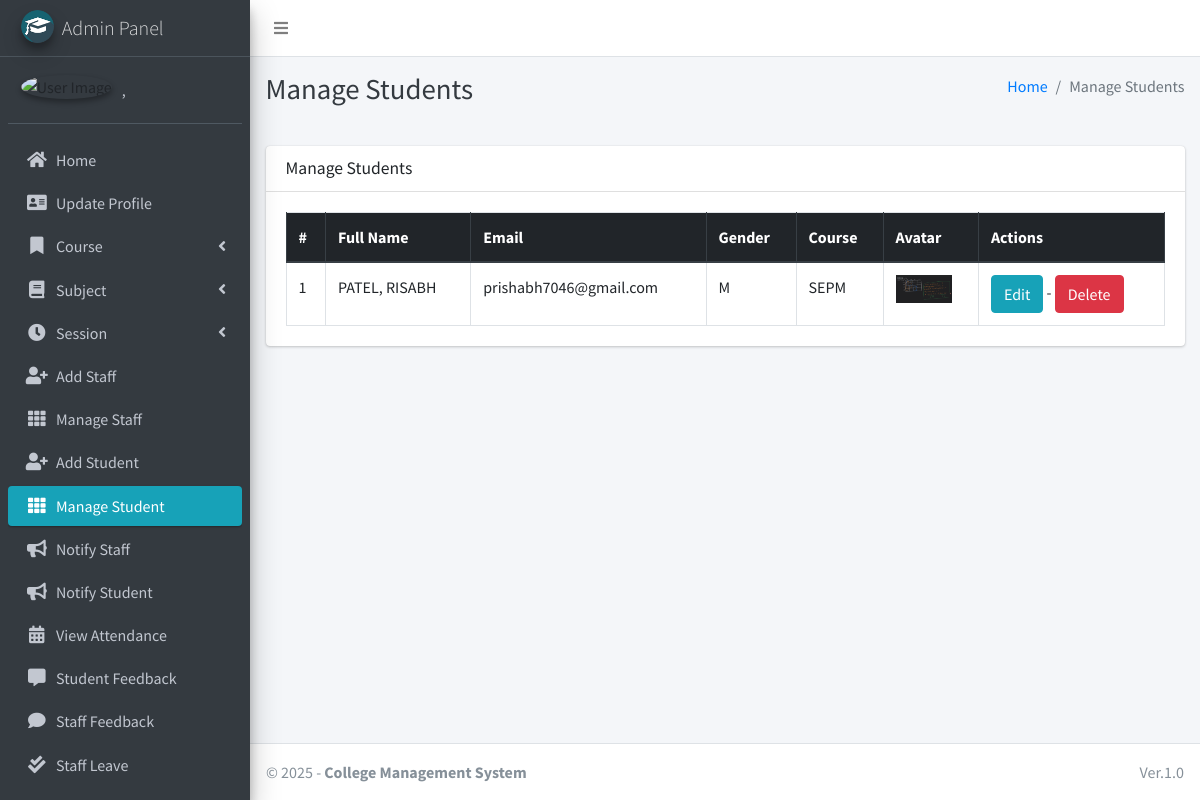
The app's page /student/manage/ (signed in), older data.
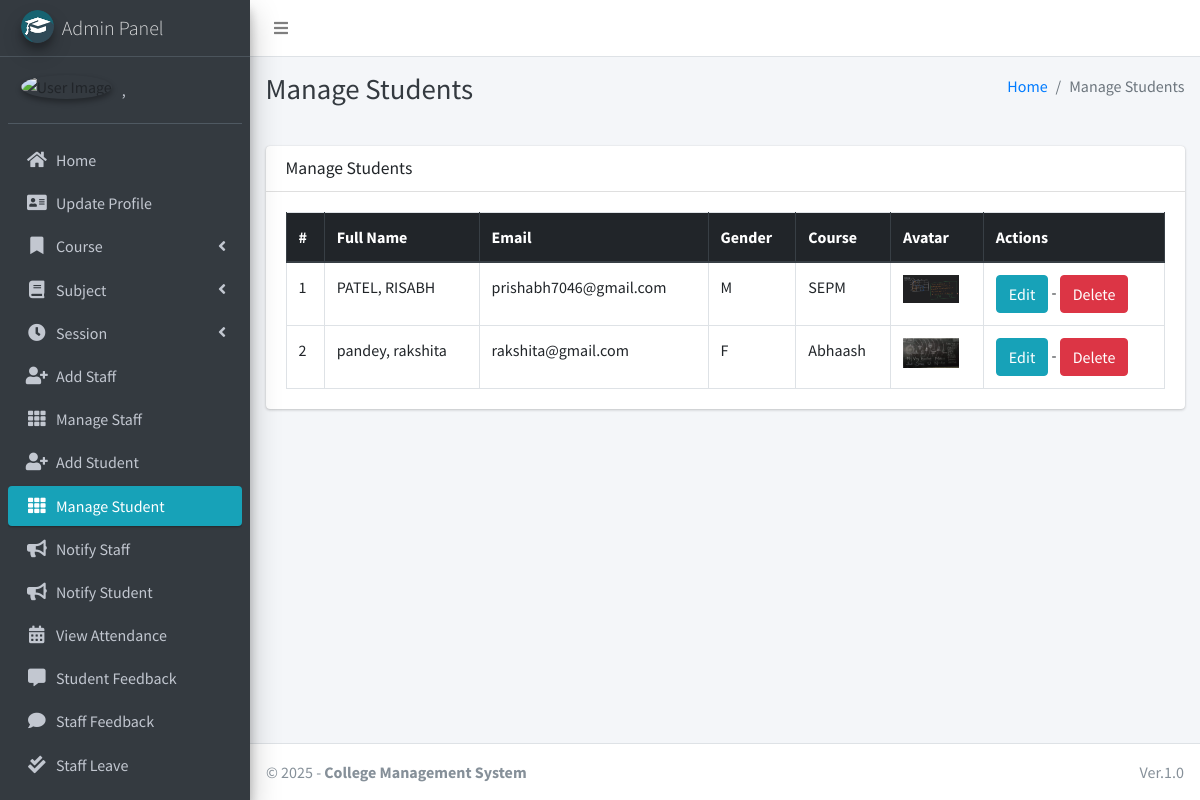
The same page, newer data.
### main_app/models.py (models this page shows, shortened)
class CustomUser(AbstractUser):
    USER_TYPE = ((1, "HOD"), (2, "Staff"), (3, "Student"))
    GENDER = [("M", "Male"), ("F", "Female")]
    username = None  # Removed username, using email instead
    email = models.EmailField(unique=True)
    user_type = models.CharField(default=1, choices=USER_TYPE, max_length=1)
    gender = models.CharField(max_length=1, choices=GENDER)
    profile_pic = models.ImageField()
    address = models.TextField()
    fcm_token = models.TextField(default="")  # For firebase notifications
    created_at = models.DateTimeField(auto_now_add=True)
    updated_at = models.DateTimeField(auto_now=True)
    USERNAME_FIELD = "email"
    REQUIRED_FIELDS = []
    objects = CustomUserManager()
    def __str__(self):
        return self.last_name + ", " + self.first_name

class Student(models.Model):
    admin = models.OneToOneField(CustomUser, on_delete=models.CASCADE)
    course = models.ForeignKey(Course, on_delete=models.DO_NOTHING, null=True, blank=False)
    session = models.ForeignKey(Session, on_delete=models.DO_NOTHING, null=True)

class Course(models.Model):
    name = models.CharField(max_length=120)
    created_at = models.DateTimeField(auto_now_add=True)
    updated_at = models.DateTimeField(auto_now=True)

### main_app/hod_views.py (the view)
# urls.py: path("student/manage/", hod_views.manage_student, name='manage_student'),
def manage_student(request):
    students = CustomUser.objects.filter(user_type=3)
    context = {
        'students': students,
        'page_title': 'Manage Students'
    }
    return render(request, "hod_template/manage_student.html", context)

### main_app/templates/hod_template/manage_student.html
{% extends 'main_app/base.html' %}
{% load static %}
{% block page_title %}{{page_title}}{% endblock page_title %}
{% block content %}
<section class="content">
    <div class="container-fluid">
        <div class="row">
            <div class="col-md-12">
                <div class="card">
                    <div class="card-header">
                        <h3 class="card-title">{{page_title}}</h3>
                    </div>
                    <div class="card-body">
                        <table id="example2" class="table table-bordered table-hover">
                            <thead class="thead-dark">
                                <tr>
                                    <th>#</th>
                                    <th>Full Name</th>
                                    <th>Email</th>
                                    <th>Gender</th>
                                    <th>Course</th>
                                    <th>Avatar</th>
                                    <th>Actions</th>
                                </tr>
                            </thead>
                            <tbody>
                                {% for student in students %}
                                <tr>
                                    <td>{{ forloop.counter }}</td>
                                    <td>{{student.last_name}}, {{student.first_name}}</td>
                                    <td>{{student.email}}</td>
                                    <td>{{student.gender}}</td>
                                    <td>{{student.student.course.name}}</td>
                                    <td>
                                        {% if student.profile_pic == ""  %}
                                        No Image
                                        {% else %}
                                        <img class="img img-fluid mb-2" height="56" width="56"
                                            src="{{student.profile_pic}}" alt="">
                                        {% endif %}
                                    </td>
                                    <td><a href="{% url 'edit_student' student.student.id %}" class="btn btn-info">Edit</a> -
                                        <a href="{% url 'delete_student' student.student.id %}" class="btn btn-danger" onclick="return confirm('Are you sure about this ?')">Delete</a>
                                    </td>
                                </tr>
                                {% endfor %}
                            </tbody>
                        </table>
                    </div>
                </div>
            </div>
        </div>
    </div>
</section>
{% endblock content %}

Row changes from the older to the newer data that the page shows:
added CustomUser: last_name "pandey", first_name "rakshita", email "rakshita@gmail.com", gender "F", student.course.name "Abhaash", shows a picture
